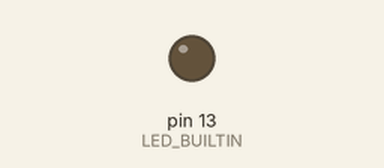
Simulated run of this sketch. Board: Arduino Uno, built with avr-gcc and run on an emulated ATmega328P. Parts: output pins drawn as LEDs (lit = HIGH). The modem accepts every AT command (registered, SIM ready, sends succeed) and sends nothing else; pins used as bus, display or sensor lines are not drawn; what the sketch prints to the serial monitor is not drawn.

Above: at 6.3 s.
At 12.7 s:
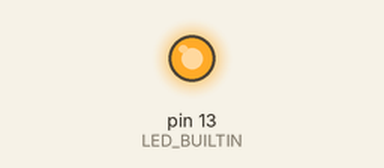
Timing chart, 0 to 17.7 s (numbered marks = the images above):
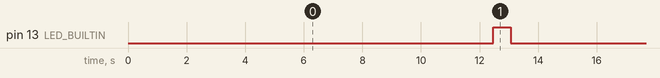

The sketch:

10_nano_npk_test.ino
```cpp
#include <Arduino.h>
#include <SoftwareSerial.h>

#define RE 8
#define DE 7
#define RS485_RX_PIN 2 // MAX485 RO -> D2
#define RS485_TX_PIN 3 // MAX485 DI <- D3

const uint32_t RS485_BAUD = 4800;
const uint32_t RESP_TIMEOUT_MS = 250;

const uint16_t REG_N = 0x001E;
const uint16_t REG_P = 0x001F;
const uint16_t REG_K = 0x0020;
const uint16_t REG7_N = 0x0004;
const uint16_t REG7_P = 0x0005;
const uint16_t REG7_K = 0x0006;

SoftwareSerial rs485(RS485_RX_PIN, RS485_TX_PIN); // RX, TX

uint16_t crc16Modbus(const uint8_t *data, uint8_t len)
{
  uint16_t crc = 0xFFFF;
  for (uint8_t i = 0; i < len; i++)
  {
    crc ^= data[i];
    for (uint8_t bit = 0; bit < 8; bit++)
    {
      if (crc & 0x0001)
      {
        crc >>= 1;
        crc ^= 0xA001;
      }
      else
      {
        crc >>= 1;
      }
    }
  }
  return crc;
}

void setRs485Tx(bool txEnable)
{
  digitalWrite(DE, txEnable ? HIGH : LOW);
  digitalWrite(RE, txEnable ? HIGH : LOW);
}

void flushRs485Input()
{
  while (rs485.available())
  {
    rs485.read();
  }
}

bool readRegister(uint8_t addr, uint16_t reg, uint16_t &outValue)
{
  uint8_t req[8];
  req[0] = addr;
  req[1] = 0x03;
  req[2] = (uint8_t)((reg >> 8) & 0xFF);
  req[3] = (uint8_t)(reg & 0xFF);
  req[4] = 0x00;
  req[5] = 0x01;
  uint16_t crc = crc16Modbus(req, 6);
  req[6] = (uint8_t)(crc & 0xFF);
  req[7] = (uint8_t)((crc >> 8) & 0xFF);

  flushRs485Input();

  setRs485Tx(true);
  delay(2);
  rs485.write(req, sizeof(req));
  rs485.flush();
  delay(2);
  setRs485Tx(false);

  uint8_t resp[7];
  uint8_t idx = 0;
  unsigned long started = millis();
  while ((millis() - started) < RESP_TIMEOUT_MS && idx < sizeof(resp))
  {
    if (rs485.available())
    {
      int v = rs485.read();
      if (v >= 0)
      {
        resp[idx++] = (uint8_t)v;
      }
    }
  }

  if (idx != 7)
  {
    return false;
  }
  if (resp[0] != addr || resp[1] != 0x03 || resp[2] != 0x02)
  {
    return false;
  }

  uint16_t crcRx = (uint16_t)resp[5] | ((uint16_t)resp[6] << 8);
  uint16_t crcCalc = crc16Modbus(resp, 5);
  if (crcRx != crcCalc)
  {
    return false;
  }

  outValue = ((uint16_t)resp[3] << 8) | resp[4];
  return true;
}

bool readNpk3(uint8_t addr, uint16_t &n, uint16_t &p, uint16_t &k)
{
  bool okN = readRegister(addr, REG_N, n);
  delay(120);
  bool okP = readRegister(addr, REG_P, p);
  delay(120);
  bool okK = readRegister(addr, REG_K, k);
  return okN && okP && okK;
}

bool readNpk3_7in1Map(uint8_t addr, uint16_t &n, uint16_t &p, uint16_t &k)
{
  bool okN = readRegister(addr, REG7_N, n);
  delay(120);
  bool okP = readRegister(addr, REG7_P, p);
  delay(120);
  bool okK = readRegister(addr, REG7_K, k);
  return okN && okP && okK;
}

void setup()
{
  Serial.begin(115200);
  rs485.begin(RS485_BAUD);
  pinMode(RE, OUTPUT);
  pinMode(DE, OUTPUT);
  pinMode(LED_BUILTIN, OUTPUT);
  setRs485Tx(false);
  delay(300);
  Serial.println("Nano + MAX485 NPK debug test");
  Serial.println("Wiring: RO->D2, DI<-D3, DE->D7, RE->D8");
  Serial.println("Scanning Modbus address 1..40");
}

void loop()
{
  static uint32_t scanRound = 0;
  scanRound++;

  uint8_t foundAddr = 0;
  uint16_t n = 0, p = 0, k = 0;

  Serial.print("[scan ");
  Serial.print(scanRound);
  Serial.print("] probing 1..40 ");

  for (uint8_t addr = 1; addr <= 40; addr++)
  {
    uint16_t probeN = 0;
    if (readRegister(addr, REG_N, probeN))
    {
      foundAddr = addr;
      n = probeN;
      break;
    }

    Serial.print('.');
    if ((addr % 10) == 0)
    {
      Serial.print(' ');
    }
    delay(40);
  }
  Serial.println();

  if (!foundAddr)
  {
    Serial.println("No valid sensor response in 1..40");
    digitalWrite(LED_BUILTIN, HIGH);
    delay(600);
    digitalWrite(LED_BUILTIN, LOW);
    delay(600);
    return;
  }

  bool fullOk = readNpk3(foundAddr, n, p, k);
  if (!fullOk)
  {
    Serial.print("Found addr ");
    Serial.print(foundAddr);
    Serial.println(", but full N/P/K read failed (noise/timing/wiring).");
    digitalWrite(LED_BUILTIN, HIGH);
    delay(300);
    digitalWrite(LED_BUILTIN, LOW);
    delay(300);
    return;
  }

  uint16_t n7 = 0, p7 = 0, k7 = 0;
  bool ok7 = readNpk3_7in1Map(foundAddr, n7, p7, k7);

  Serial.print("Found addr ");
  Serial.print(foundAddr);
  Serial.print(" | map001E N=");
  Serial.print(n);
  Serial.print(" P=");
  Serial.print(p);
  Serial.print(" K=");
  Serial.println(k);

  if (ok7)
  {
    Serial.print("Found addr ");
    Serial.print(foundAddr);
    Serial.print(" | map0004 N=");
    Serial.print(n7);
    Serial.print(" P=");
    Serial.print(p7);
    Serial.print(" K=");
    Serial.println(k7);
  }
  else
  {
    Serial.println("map0004 read failed");
  }

  digitalWrite(LED_BUILTIN, HIGH);
  delay(120);
  digitalWrite(LED_BUILTIN, LOW);
  delay(300);
}
```

Measured:
- by itself, pin 13 (LED_BUILTIN): alternates HIGH for 0.60 s and LOW for 12.8 s
